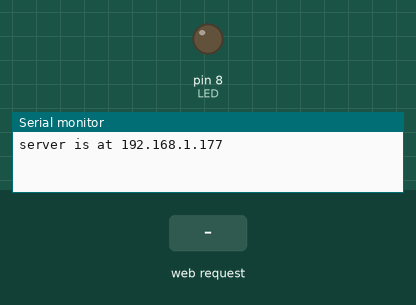
Bench run of a sketch on a simulated Arduino Leonardo, built for the host (arithmetic inside an expression is 32-bit, double 64-bit). On the bench: output pins drawn as LEDs (lit = HIGH), the last lines printed to the serial monitor. Inputs (shaded band) come from the test bench. WiFi joins after 1.5 s; servers stay silent unless stated.

Above: at 1.2 s.
1.3 s: HTTP request GET /turnon received
At 2.3 s:
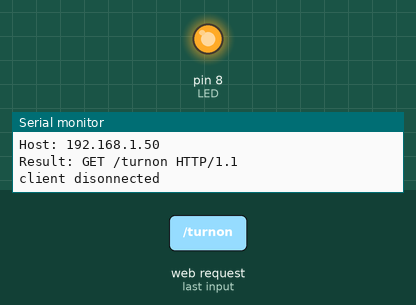
2.8 s: HTTP request GET /turnoff received
At 3.5 s:
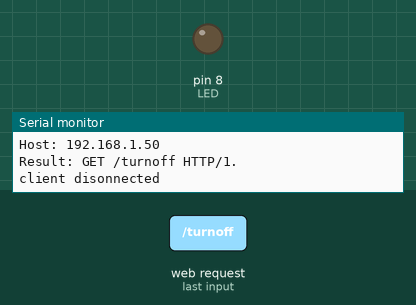
Timing chart, 0 to 5.8 s (numbered marks = the images above; inputs shaded):
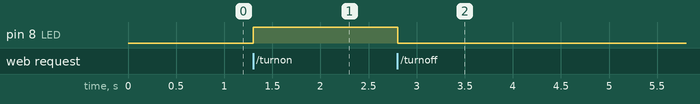

The sketch:

Server.ino
```cpp
/*
  Web Server

 A simple web server that shows the value of the analog input pins.
 using an Arduino Wiznet Ethernet shield.

 Circuit:
 * Ethernet shield attached to pins 10, 11, 12, 13
 * Analog inputs attached to pins A0 through A5 (optional)

 created 18 Dec 2009
 by David A. Mellis
 modified 9 Apr 2012
 by Tom Igoe

 */

#include <SPI.h>
#include <Ethernet.h>

// Enter a MAC address and IP address for your controller below.
// The IP address will be dependent on your local network:
byte mac[] = {
  0xDE, 0xAD, 0xBE, 0xEF, 0xFE, 0xED };
IPAddress ip(192,168,1, 177);
int LED = 8;

// Initialize the Ethernet server library
// with the IP address and port you want to use
// (port 80 is default for HTTP):
EthernetServer server(80);

void setup() {
 // Open serial communications and wait for port to open:
  Serial.begin(9600);
   while (!Serial) {
    ; // wait for serial port to connect. Needed for Leonardo only
  }


  // start the Ethernet connection and the server:
  Ethernet.begin(mac, ip);
  server.begin();
  Serial.print("server is at ");
  Serial.println(Ethernet.localIP());
  pinMode(LED, OUTPUT);
  digitalWrite(LED,LOW);
}


void loop() {
  // listen for incoming clients
  EthernetClient client = server.available();
  if (client) {
    Serial.println("new client");
    // an http request ends with a blank line
    boolean currentLineIsBlank = true;
    byte countChar = 0;
    String tempStr = "";

    while (client.connected()) {
      if (client.available()) {
        char c = client.read();
        Serial.write(c);

        if (countChar == 20)  {
            checkStatus(tempStr);
            countChar++;
        } else if (countChar < 20) {
            countChar++;
            tempStr += c;
        }
        // if you've gotten to the end of the line (received a newline
        // character) and the line is blank, the http request has ended,
        // so you can send a reply
        if (c == '\n' && currentLineIsBlank) {
          // send a standard http response header
          client.println("HTTP/1.1 200 OK");
          client.println("Content-Type: text/html");
          client.println("Connection: close");
          client.println();
          client.println("<!DOCTYPE HTML>");
          client.println("<html>");

          client.println("<a href=\"?turnon\">Turn on LED</a><br/>");
          client.println("<a href=\"?turnoff\">Turn off LED</a><br/>");
          client.print("<b>Status LED:</b> ");
          client.print(digitalRead(LED));
          client.println("<br/>");
                    // add a meta refresh tag, so the browser pulls again every 5 seconds:
          //client.println("<meta http-equiv=\"refresh\" content=\"5\">");
          // output the value of each analog input pin
          /*
          for (int analogChannel = 0; analogChannel < 6; analogChannel++) {
            int sensorReading = analogRead(analogChannel);
            client.print("analog input ");
            client.print(analogChannel);
            client.print(" is ");
            client.print(sensorReading);
            client.println("<br />");
          }*/
          client.println("</html>");
          break;
        }
        if (c == '\n') {
          // you're starting a new line
          currentLineIsBlank = true;
        }
        else if (c != '\r') {
          // you've gotten a character on the current line
          currentLineIsBlank = false;
        }
      }
    }
    Serial.print( "Result: "); Serial.println(tempStr);

    // give the web browser time to receive the data
    delay(1);
    // close the connection:
    client.stop();
    Serial.println("client disonnected");
  }
}


void checkStatus(String output) {
    if (output.indexOf("turnon") > 0) {
         digitalWrite(LED,HIGH);
    } else if (output.indexOf("turnoff") > 0) {
         digitalWrite(LED,LOW);
    }
}
```

Measured:
- after the input at 1.3 s, pin 8 (LED): LOW → HIGH at once
- after the input at 2.8 s, pin 8 (LED): HIGH → LOW at once
